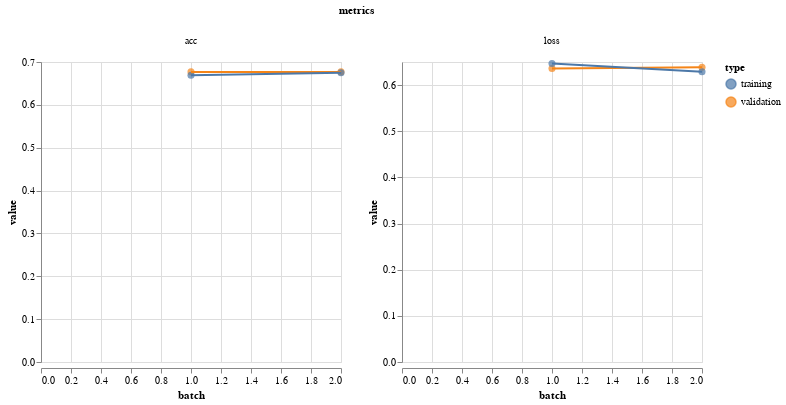

Notebook source saved alongside this figure:
### Code cell
vis.metrics(cnn_metrics)

### Figure 1 — Vega-Lite specification as saved in the notebook (floating-point values rounded to 4 significant figures)
{"$schema": "https://vega.github.io/schema/vega-lite/v2.4.3.json", "config": {"view": {"height": 300, "width": 400}}, "data": {"values": [{"batch": 1, "metrics": "loss", "type": "validation", "value": 0.6359}, {"batch": 2, "metrics": "loss", "type": "validation", "value": 0.6386}, {"batch": 1, "metrics": "acc", "type": "validation", "value": 0.6769}, {"batch": 2, "metrics": "acc", "type": "validation", "value": 0.6769}, {"batch": 1, "metrics": "loss", "type": "training", "value": 0.6466}, {"batch": 2, "metrics": "loss", "type": "training", "value": 0.6287}, {"batch": 1, "metrics": "acc", "type": "training", "value": 0.6692}, {"batch": 2, "metrics": "acc", "type": "training", "value": 0.675}]}, "facet": {"column": {"field": "metrics", "type": "nominal"}}, "resolve": {"scale": {"color": "shared", "x": "shared", "y": "independent"}}, "spec": {"layer": [{"encoding": {"color": {"field": "type", "type": "nominal"}, "tooltip": [{"field": "batch", "type": "quantitative"}, {"field": "value", "type": "quantitative"}], "x": {"field": "batch", "type": "quantitative"}, "y": {"field": "value", "type": "quantitative"}}, "height": 300, "mark": {"size": 50, "type": "circle"}, "width": 300}, {"encoding": {"color": {"field": "type", "type": "nominal"}, "x": {"field": "batch", "type": "quantitative"}, "y": {"field": "value", "type": "quantitative"}}, "height": 300, "mark": "line", "width": 300}]}}
